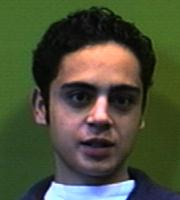
#> input picture TP2/images/Essex_Faces/94/ajones.19.jpg, 180 x 200 px
$ python Sobel2.py ../images/Essex_Faces/94/ajones.19.jpg   (older library calls are emulated)
#> lines starting #> are read from the running program, lines starting #| are printed output that depends on the picture
import numpy as np
import cv2
import sys
from matplotlib import pyplot as plt

# -----------------------------
# Vérification des arguments
# -----------------------------
if len(sys.argv) != 2:
    print("Usage :", sys.argv[0], "<Image_in>")
    sys.exit(2)

# Lecture de l'image
img_bgr = cv2.imread(sys.argv[1], cv2.IMREAD_COLOR)
#> img_bgr is the input picture: shape (200, 180, 3); mean B, G, R 57, 80.3, 75.4
if img_bgr is None:
    print("Erreur : impossible de lire l'image")
    sys.exit(2)

(h, w, c) = img_bgr.shape
#> h = 200; w = 180; c = 3
print("Dimension de l'image :", h, "lignes x", w, "colonnes x", c, "canaux")
#| Dimension de l'image : 200 lignes x 180 colonnes x 3 canaux

# -----------------------------
# Conversion BGR -> RGB pour matplotlib
# -----------------------------
b, g, r = cv2.split(img_bgr)
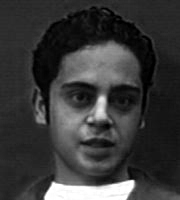
#> b: shape (200, 180); min 0, max 255, mean 57
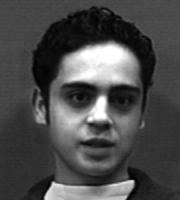
#> r: shape (200, 180); min 0, max 255, mean 75.4
img_rgb = cv2.merge([r, g, b])

# -----------------------------
# Conversion HSV et extraction du canal V
# -----------------------------
img_hsv = cv2.cvtColor(img_bgr, cv2.COLOR_BGR2HSV)
#> img_hsv: shape (200, 180, 3); mean H, S, V 57.1, 112.6, 92
h_channel, s_channel, v_channel = cv2.split(img_hsv)
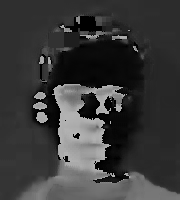
#> h_channel: shape (200, 180); min 0, max 179, mean 57.1
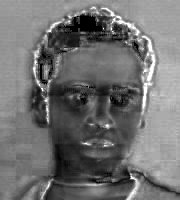
#> s_channel: shape (200, 180); min 0, max 255, mean 112.6

# -----------------------------
# Application de CLAHE sur le canal V
# -----------------------------
clahe = cv2.createCLAHE(clipLimit=2.0, tileGridSize=(8,8))
v_clahe = clahe.apply(v_channel)
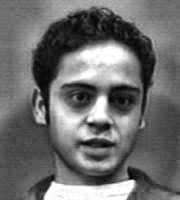
#> v_clahe: shape (200, 180); min 2, max 255, mean 109.3

# -----------------------------
# Fonction pour calculer le gradient Sobel
# -----------------------------
def calculer_gradient_sobel(image):
    # Convertir en float64 pour le calcul
    img_float = image.astype(np.float64)

    # Calcul des gradients horizontaux et verticaux
    Ix = cv2.Sobel(img_float, cv2.CV_64F, 1, 0, ksize=3)
    Iy = cv2.Sobel(img_float, cv2.CV_64F, 0, 1, ksize=3)

    # Magnitude du gradient
    gradient = np.sqrt(Ix**2 + Iy**2)

    # Normalisation pour l'affichage (0-255)
    gradient_normalise = cv2.normalize(gradient, None, 0, 255, cv2.NORM_MINMAX).astype(np.uint8)

    return gradient_normalise

# -----------------------------
# Calcul des gradients
# -----------------------------
# Gradient de l'image originale (convertie en niveaux de gris)
img_gray = cv2.cvtColor(img_bgr, cv2.COLOR_BGR2GRAY)
gradient_original = calculer_gradient_sobel(img_gray)

# Gradient du canal V original
gradient_v_original = calculer_gradient_sobel(v_channel)

# Gradient du canal V après CLAHE
gradient_v_clahe = calculer_gradient_sobel(v_clahe)
#> in calculer_gradient_sobel (call 3), `Iy = cv2.Sobel(img_float, cv2.CV_64F, 0, 1, ksize=3)`:
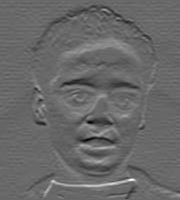
#> Iy: shape (200, 180) float64; min -593, max 852, mean 1.3; drawn with min black and max white
#> in calculer_gradient_sobel (call 3), `gradient = np.sqrt(Ix**2 + Iy**2)`:
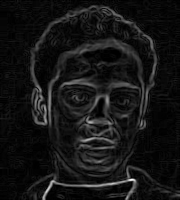
#> gradient: shape (200, 180) float64; min 0, max 857, mean 71.2; drawn with min black and max white

# -----------------------------
# Premier affichage: Images
# -----------------------------
plt.figure()
plt.subplot(221)
plt.imshow(img_rgb)
plt.title('Image couleur', fontsize=12)
plt.axis('off')

plt.subplot(222)
plt.imshow(v_channel, cmap='gray')
plt.title('Canal V original', fontsize=12)
plt.axis('off')

plt.subplot(223)
plt.imshow(v_clahe, cmap='gray')
plt.title('Canal V après CLAHE', fontsize=12)
plt.axis('off')

plt.subplot(224)
# Espace vide ou on pourrait mettre une autre information
plt.axis('off')
plt.tight_layout()
plt.show()

# -----------------------------
# Deuxième affichage: Gradients Sobel
# -----------------------------
plt.figure()
plt.subplot(221)
plt.imshow(img_rgb)
plt.title('Image couleur', fontsize=12)
plt.axis('off')

plt.subplot(222)
plt.imshow(gradient_original, cmap='gray')
plt.title('Sobel - Image originale (gris)', fontsize=12)
plt.axis('off')

plt.subplot(223)
plt.imshow(gradient_v_original, cmap='gray')
plt.title('Sobel - Canal V original', fontsize=12)
plt.axis('off')

plt.subplot(224)
plt.imshow(gradient_v_clahe, cmap='gray')
plt.title('Sobel - Canal V après CLAHE', fontsize=12)
plt.axis('off')

plt.tight_layout()
plt.show()

# -----------------------------
# Troisième affichage: Comparaison complète (6 subplots)
# -----------------------------
plt.figure(figsize=(15, 10))

# Ligne 1: Canaux V
plt.subplot(2, 3, 1)
plt.imshow(v_channel, cmap='gray')
plt.title('Canal V original', fontsize=12)
plt.axis('off')

plt.subplot(2, 3, 2)
plt.imshow(v_clahe, cmap='gray')
plt.title('Canal V après CLAHE', fontsize=12)
plt.axis('off')

plt.subplot(2, 3, 3)
plt.axis('off')  # Espace vide

# Ligne 2: Gradients Sobel
plt.subplot(2, 3, 4)
plt.imshow(gradient_original, cmap='gray')
plt.title('Sobel - Image originale (gris)', fontsize=12)
plt.axis('off')

plt.subplot(2, 3, 5)
plt.imshow(gradient_v_original, cmap='gray')
plt.title('Sobel - Canal V original', fontsize=12)
plt.axis('off')

plt.subplot(2, 3, 6)
plt.imshow(gradient_v_clahe, cmap='gray')
plt.title('Sobel - Canal V après CLAHE', fontsize=12)
plt.axis('off')

plt.tight_layout()
plt.show()

# -----------------------------
# Quatrième affichage: Alternative - Avec image couleur comme référence
# -----------------------------
plt.figure(figsize=(15, 10))

plt.subplot(2, 3, 1)
plt.imshow(img_rgb)
plt.title('Image couleur', fontsize=12)

plt.subplot(2, 3, 2)
plt.imshow(v_channel, cmap='gray')
plt.title('Canal V original', fontsize=12)

plt.subplot(2, 3, 3)
plt.imshow(v_clahe, cmap='gray')
plt.title('Canal V après CLAHE', fontsize=12)

# Ligne 2: Gradients Sobel
plt.subplot(2, 3, 4)
plt.imshow(gradient_original, cmap='gray')
plt.title('Sobel - Image originale (gris)', fontsize=12)

plt.subplot(2, 3, 5)
plt.imshow(gradient_v_original, cmap='gray')
plt.title('Sobel - Canal V original', fontsize=12)

plt.subplot(2, 3, 6)
plt.imshow(gradient_v_clahe, cmap='gray')
plt.title('Sobel - Canal V après CLAHE', fontsize=12)

plt.tight_layout()
plt.show()

# -----------------------------
# Statistiques
# -----------------------------
print("\n--- Statistiques des gradients ---")
print(f"Gradient original (gris): min={gradient_original.min()}, max={gradient_original.max()}, mean={gradient_original.mean():.2f}")
#| Gradient original (gris): min=0, max=255, mean=13.03
print(f"Gradient V original: min={gradient_v_original.min()}, max={gradient_v_original.max()}, mean={gradient_v_original.mean():.2f}")
#| Gradient V original: min=0, max=255, mean=14.15
print(f"Gradient V CLAHE: min={gradient_v_clahe.min()}, max={gradient_v_clahe.max()}, mean={gradient_v_clahe.mean():.2f}")
#| Gradient V CLAHE: min=0, max=254, mean=20.70

$ run again, on TP2/images/Essex_Faces/94/anpage.19.jpg
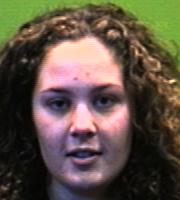
#> input picture TP2/images/Essex_Faces/94/anpage.19.jpg, 180 x 200 px
#> img_bgr is the input picture: shape (200, 180, 3); mean B, G, R 69.8, 83.1, 95.8
#| Dimension de l'image : 200 lignes x 180 colonnes x 3 canaux
#> img_hsv: shape (200, 180, 3); mean H, S, V 57.3, 91.3, 101.4
#> in calculer_gradient_sobel (call 3), `Iy = cv2.Sobel(img_float, cv2.CV_64F, 0, 1, ksize=3)`:
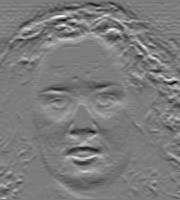
#> Iy: shape (200, 180) float64; min -706, max 738, mean -6.1; drawn with min black and max white
#> in calculer_gradient_sobel (call 3), `gradient = np.sqrt(Ix**2 + Iy**2)`:
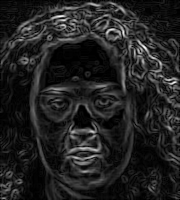
#> gradient: shape (200, 180) float64; min 0, max 767.5, mean 102.5; drawn with min black and max white
#| Gradient original (gris): min=0, max=255, mean=27.10
#| Gradient V original: min=0, max=255, mean=28.37
#| Gradient V CLAHE: min=0, max=255, mean=33.57

$ run again, on TP2/images/Essex_Faces/94/asamma.19.jpg
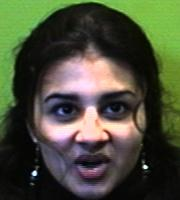
#> input picture TP2/images/Essex_Faces/94/asamma.19.jpg, 180 x 200 px
#> img_bgr is the input picture: shape (200, 180, 3); mean B, G, R 58.6, 78.8, 74.7
#| Dimension de l'image : 200 lignes x 180 colonnes x 3 canaux
#> img_hsv: shape (200, 180, 3); mean H, S, V 59.2, 89.5, 87.8
#> in calculer_gradient_sobel (call 3), `Iy = cv2.Sobel(img_float, cv2.CV_64F, 0, 1, ksize=3)`:
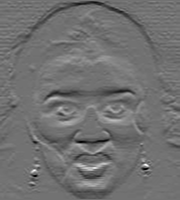
#> Iy: shape (200, 180) float64; min -658, max 810, mean -7.2; drawn with min black and max white
#> in calculer_gradient_sobel (call 3), `gradient = np.sqrt(Ix**2 + Iy**2)`:
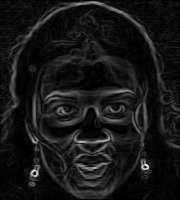
#> gradient: shape (200, 180) float64; min 0, max 890.8, mean 81.3; drawn with min black and max white
#| Gradient original (gris): min=0, max=255, mean=14.75
#| Gradient V original: min=0, max=255, mean=15.80
#| Gradient V CLAHE: min=0, max=255, mean=22.77

$ run again, on TP2/images/Essex_Faces/94/asheal.18.jpg
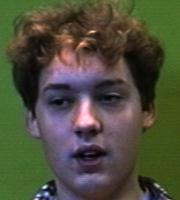
#> input picture TP2/images/Essex_Faces/94/asheal.18.jpg, 180 x 200 px
#> img_bgr is the input picture: shape (200, 180, 3); mean B, G, R 60.1, 78.2, 78.1
#| Dimension de l'image : 200 lignes x 180 colonnes x 3 canaux
#> img_hsv: shape (200, 180, 3); mean H, S, V 64.3, 105.8, 90.6
#> in calculer_gradient_sobel (call 3), `gradient = np.sqrt(Ix**2 + Iy**2)`:
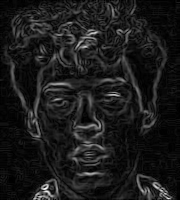
#> gradient: shape (200, 180) float64; min 0, max 769.3, mean 82.7; drawn with min black and max white
#| Gradient original (gris): min=0, max=255, mean=14.67
#| Gradient V original: min=0, max=255, mean=17.52
#| Gradient V CLAHE: min=0, max=255, mean=26.91
